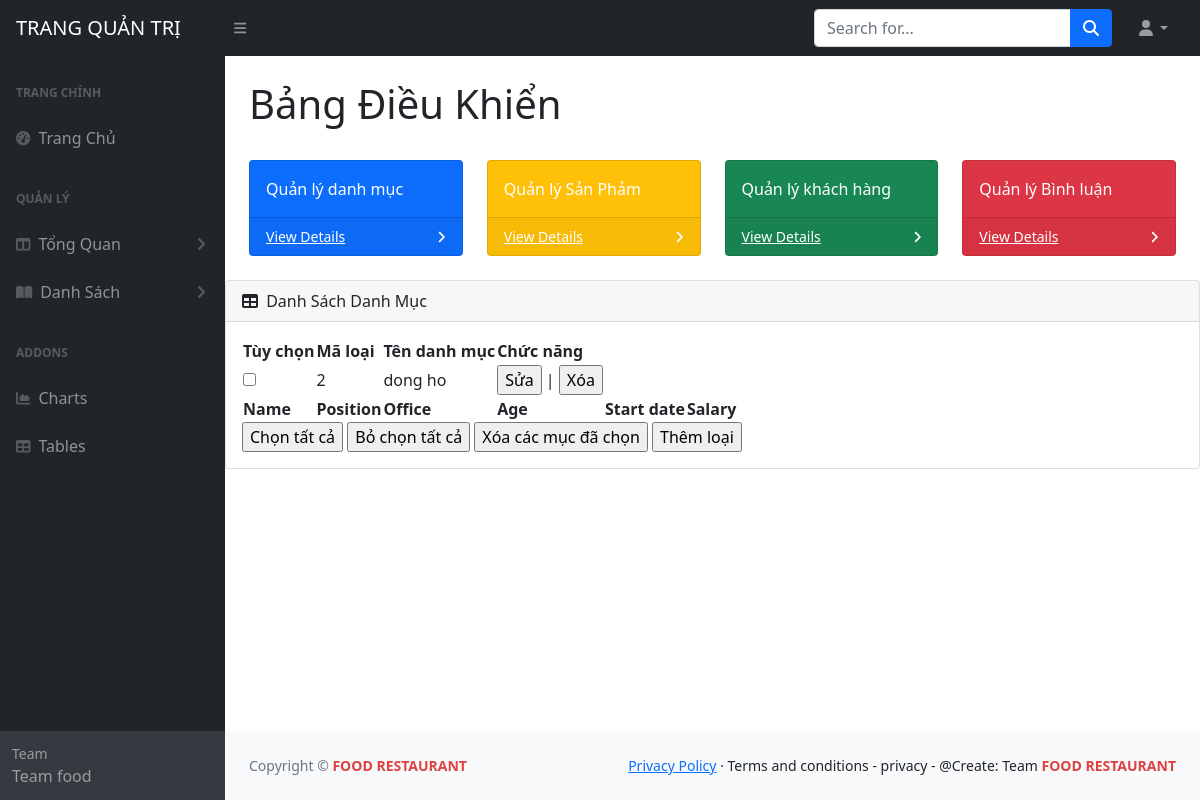
/admin/index.php?act=listdm, run on an earlier commit of the app's database.
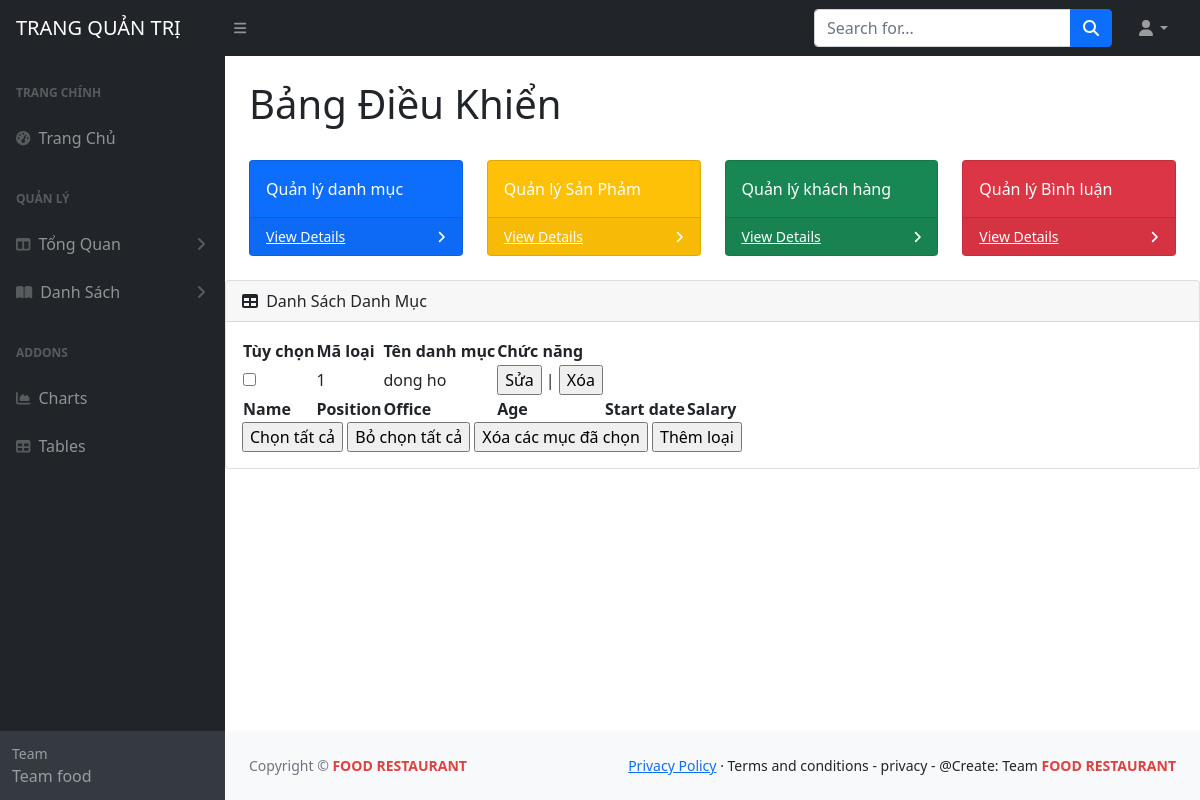
And on a later commit of the database.
### tables this page shows
CREATE TABLE `danhmuc_sp` (
  `id_danhmuc` int(11) NOT NULL,
  `ten_danhmuc` varchar(255) NOT NULL,
  `trangthai` bit(50) NOT NULL,
  `sap_xep` int(255) NOT NULL
);

### model/pdo.php (called while the page is built, shortened)
<?php
function pdo_get_connection()
{
    $dburl = "mysql:host=localhost;dbname=shopfood;charset=utf8";
    $username = 'root';
    $password = '';
    $conn = new PDO($dburl, $username, $password);
    $conn->setAttribute(PDO::ATTR_ERRMODE, PDO::ERRMODE_EXCEPTION);
    return $conn;
}
function pdo_query($sql)
{
    $sql_args = array_slice(func_get_args(), 1);
    try {
        $conn = pdo_get_connection();
        $stmt = $conn->prepare($sql);
        $stmt->execute($sql_args);
        $rows = $stmt->fetchAll();
        return $rows;
    } catch (PDOException $e) {
        throw $e;
    } finally {
        unset($conn);
    }
}

### model/danhmuc.php (called while the page is built, shortened)
<?php
    function list_danhmuc(){
        $sql="select * from danhmuc_sp";
        $listdm = pdo_query($sql);
        return $listdm;
    }
?>

### admin/danhmuc/list.php (the view)
<div class="card mb-4">
    <div class="card-header">
        <i class="fas fa-table me-1"></i>
        Danh Sách Danh Mục
    </div>
    <div class="card-body">
        <table id="datatablesSimple">
            <thead>
                <tr>
                    <th>Tùy chọn</th>
                    <th>Mã loại</th>
                    <th>Tên danh mục</th>
                    <th>Chức năng</th>
                </tr>
            </thead>
            <tfoot>
                <tr>
                    <th>Name</th>
                    <th>Position</th>
                    <th>Office</th>
                    <th>Age</th>
                    <th>Start date</th>
                    <th>Salary</th>
                </tr>
            </tfoot>
            <tbody>
            <?php
        foreach ($listdm as $danhmuc_sp) {
            extract($danhmuc_sp);
            $deldm = "index.php?act=deldm&id_danhmuc=".$id_danhmuc;
            $suadm = "index.php?act=suadm&id_danhmuc=".$id_danhmuc;
            echo '  <tr>
                        <td><input type="checkbox" name="" id=""></td>
                        <td>'.$id_danhmuc.'</td>
                        <td>'.$ten_danhmuc.'</td>
                        <td><a href="'.$suadm.'"><input type="button" value="Sửa"></a> | <a href="'.$deldm.'"><input type="button" value="Xóa"></a></td>
                    </tr> ';
             }
            ?>
            </tbody>
        </table>
        <div class="select">
    <input type="button" value="Chọn tất cả">
    <input type="button" value="Bỏ chọn tất cả">
    <input type="button" value="Xóa các mục đã chọn">
    <a href="index.php?act=adddm"><input type="button" value="Thêm loại"></a>
</div>
    </div>
</div>

### admin/header.php (shortened to what this page needs)
<!DOCTYPE html>
<html lang="en">
    <head>
        <link href="https://cdn.jsdelivr.net/npm/simple-datatables@latest/dist/style.css" rel="stylesheet" />
        <link href="css/styles.css" rel="stylesheet" />
    </head>
    <body class="sb-nav-fixed">
        <nav class="sb-topnav navbar navbar-expand navbar-dark bg-dark">
            <a class="navbar-brand ps-3" href="../index.php">TRANG QUẢN TRỊ</a>
            <button class="btn btn-link btn-sm order-1 order-lg-0 me-4 me-lg-0" id="sidebarToggle" href="#!"><i class="fas fa-bars"></i></button>
            <form class="d-none d-md-inline-block form-inline ms-auto me-0 me-md-3 my-2 my-md-0">
                <div class="input-group">
                    <input class="form-control" type="text" placeholder="Search for..." aria-label="Search for..." aria-describedby="btnNavbarSearch" />
                    <button class="btn btn-primary" id="btnNavbarSearch" type="button"><i class="fas fa-search"></i></button>
                </div>
            </form>
            <ul class="navbar-nav ms-auto ms-md-0 me-3 me-lg-4">
                <li class="nav-item dropdown">
                    <a class="nav-link dropdown-toggle" id="navbarDropdown" href="#" role="button" data-bs-toggle="dropdown" aria-expanded="false"><i class="fas fa-user fa-fw"></i></a>
                </li>
            </ul>
        </nav>
        <div id="layoutSidenav">
            <div id="layoutSidenav_nav">
                <nav class="sb-sidenav accordion sb-sidenav-dark" id="sidenavAccordion">
                    <div class="sb-sidenav-menu">
                        <div class="nav">
                            <div class="sb-sidenav-menu-heading">Trang Chính</div>
                            <a class="nav-link" href="index.php?act=index.php">
                                <div class="sb-nav-link-icon"><i class="fas fa-tachometer-alt"></i></div>
                                Trang Chủ
                            </a>
                            <div class="sb-sidenav-menu-heading">QUẢN LÝ</div>
                            <a class="nav-link collapsed" href="index.php?act=listdm data-bs-toggle="collapse" data-bs-target="#collapseLayouts" aria-expanded="false" aria-controls="collapseLayouts">
                                <div class="sb-nav-link-icon"><i class="fas fa-columns"></i></div>
                                Tổng Quan
                                <div class="sb-sidenav-collapse-arrow"><i class="fas fa-angle-down"></i></div>
                            </a>
                            <a class="nav-link collapsed" href="#" data-bs-toggle="collapse" data-bs-target="#collapsePages" aria-expanded="false" aria-controls="collapsePages">
                                <div class="sb-nav-link-icon"><i class="fas fa-book-open"></i></div>
                                Danh Sách
                                <div class="sb-sidenav-collapse-arrow"><i class="fas fa-angle-down"></i></div>
                            </a>
                            <div class="sb-sidenav-menu-heading">Addons</div>
                            <a class="nav-link" href="charts.html">
                                <div class="sb-nav-link-icon"><i class="fas fa-chart-area"></i></div>
                                Charts
                            </a>
                            <a class="nav-link" href="tables.html">
                                <div class="sb-nav-link-icon"><i class="fas fa-table"></i></div>
                                Tables
                            </a>
                        </div>
                    </div>
                    <div class="sb-sidenav-footer">
                        <div class="small">Team </div>
                        Team food
                    </div>
                </nav>
            </div>
            <div id="layoutSidenav_content">

### admin/main.php (shortened to what this page needs)
<main>
    <div class="container-fluid px-4">
        <h1 class="mt-4">Bảng Điều Khiển</h1>
        <div class="row">
            <div class="col-xl-3 col-md-6">
                <div class="card bg-primary text-white mb-4">
                    <div class="card-body">Quản lý danh mục</div>
                    <div class="card-footer d-flex align-items-center justify-content-between">
                        <a class="small text-white stretched-link" href="index.php?act=listdm">View Details</a>
                        <div class="small text-white"><i class="fas fa-angle-right"></i></div>
                    </div>
                </div>
            </div>
            <div class="col-xl-3 col-md-6">
                <div class="card bg-warning text-white mb-4">
                    <div class="card-body">Quản lý Sản Phảm</div>
                    <div class="card-footer d-flex align-items-center justify-content-between">
                        <a class="small text-white stretched-link" href="index.php?act=listsanpham">View Details</a>
                        <div class="small text-white"><i class="fas fa-angle-right"></i></div>
                    </div>
                </div>
            </div>
            <div class="col-xl-3 col-md-6">
                <div class="card bg-success text-white mb-4">
                    <div class="card-body">Quản lý khách hàng</div>
                    <div class="card-footer d-flex align-items-center justify-content-between">
                        <a class="small text-white stretched-link" href="#">View Details</a>
                        <div class="small text-white"><i class="fas fa-angle-right"></i></div>
                    </div>
                </div>
            </div>
            <div class="col-xl-3 col-md-6">
                <div class="card bg-danger text-white mb-4">
                    <div class="card-body">Quản lý Bình luận</div>
                    <div class="card-footer d-flex align-items-center justify-content-between">
                        <a class="small text-white stretched-link" href="#">View Details</a>
                        <div class="small text-white"><i class="fas fa-angle-right"></i></div>
                    </div>
                </div>
            </div>
        </div>
    </div>
</main>

### admin/index.php (shortened to what this page needs)
<?php
include "../admin/header.php";
include "../admin/main.php";
include "../model/pdo.php";
include "../model/danhmuc.php";
if(isset($_GET['act'])){
    $act=$_GET['act'];
    switch ($act) {
        case 'listdm':
            $listdm = list_danhmuc();
            include "danhmuc/list.php";
            break;
    }
}
include "../admin/footer.php";
?>

### admin/footer.php (shortened to what this page needs)
<footer class="py-4 bg-light mt-auto">
                    <div class="container-fluid px-4">
                        <div class="d-flex align-items-center justify-content-between small">
                            <div class="text-muted">Copyright &copy;  <strong style="color: rgb(223, 64, 64);">FOOD RESTAURANT </strong></div>
                            <div>
                                <a href="#">Privacy Policy</a>
                                &middot;
                                Terms and conditions  -  privacy  -  @Create: Team  <strong style="color: rgb(223, 64, 64);">FOOD RESTAURANT </strong>
                        </div>
                    </div>
                </footer>
            </div>
        </div>
    </body>
</html>

What changed in the data, as far as the page shows it:
removed danhmuc_sp: id_danhmuc "2", ten_danhmuc "dong ho"
added danhmuc_sp: id_danhmuc "1", ten_danhmuc "dong ho"
